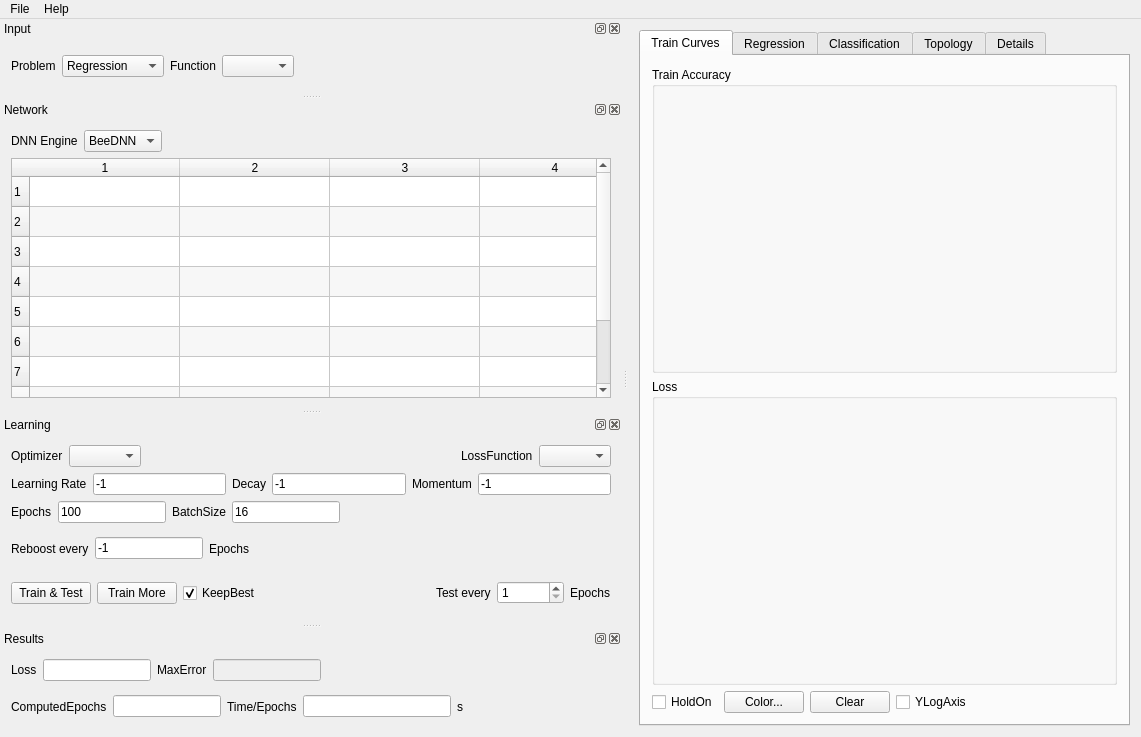
<?xml version="1.0" encoding="UTF-8"?>
<ui version="4.0">
 <class>MainWindow</class>
 <widget class="QMainWindow" name="MainWindow">
  <property name="geometry">
   <rect>
    <x>0</x>
    <y>0</y>
    <width>1141</width>
    <height>737</height>
   </rect>
  </property>
  <property name="windowTitle">
   <string>DNNLab</string>
  </property>
  <property name="documentMode">
   <bool>false</bool>
  </property>
  <widget class="QWidget" name="centralWidget">
   <layout class="QGridLayout" name="gridLayout">
    <item row="0" column="1">
     <widget class="QTabWidget" name="tabWidget">
      <property name="sizePolicy">
       <sizepolicy hsizetype="Preferred" vsizetype="Preferred">
        <horstretch>0</horstretch>
        <verstretch>0</verstretch>
       </sizepolicy>
      </property>
      <property name="currentIndex">
       <number>0</number>
      </property>
      <widget class="QWidget" name="tab">
       <attribute name="title">
        <string>Train Curves</string>
       </attribute>
       <layout class="QGridLayout" name="gridLayout_3">
        <item row="1" column="0">
         <widget class="QGroupBox" name="groupBox_2">
          <property name="title">
           <string>Loss</string>
          </property>
          <layout class="QGridLayout" name="gridLayout_10">
           <item row="0" column="0">
            <layout class="QVBoxLayout" name="layoutLossCurve"/>
           </item>
          </layout>
         </widget>
        </item>
        <item row="0" column="0">
         <widget class="QGroupBox" name="gbTrainAccuracy">
          <property name="title">
           <string>Train Accuracy</string>
          </property>
          <layout class="QGridLayout" name="gridLayout_2">
           <item row="0" column="0">
            <layout class="QVBoxLayout" name="layoutAccuracyCurve"/>
           </item>
          </layout>
         </widget>
        </item>
        <item row="2" column="0">
         <layout class="QHBoxLayout" name="horizontalLayout_7">
          <item>
           <widget class="QCheckBox" name="cbHoldOn">
            <property name="text">
             <string>HoldOn</string>
            </property>
           </widget>
          </item>
          <item>
           <widget class="QPushButton" name="buttonColor">
            <property name="text">
             <string>Color...</string>
            </property>
           </widget>
          </item>
          <item>
           <widget class="QPushButton" name="pushButton_2">
            <property name="text">
             <string>Clear</string>
            </property>
           </widget>
          </item>
          <item>
           <widget class="QCheckBox" name="cbYLogAxis">
            <property name="text">
             <string>YLogAxis</string>
            </property>
           </widget>
          </item>
          <item>
           <spacer name="horizontalSpacer_2">
            <property name="orientation">
             <enum>Qt::Horizontal</enum>
            </property>
            <property name="sizeHint" stdset="0">
             <size>
              <width>40</width>
              <height>20</height>
             </size>
            </property>
           </spacer>
          </item>
         </layout>
        </item>
       </layout>
      </widget>
      <widget class="QWidget" name="tab_2">
       <attribute name="title">
        <string>Regression</string>
       </attribute>
       <layout class="QGridLayout" name="gridLayout_5">
        <item row="0" column="0">
         <widget class="QGroupBox" name="gbRegression">
          <property name="title">
           <string>Red=truth, Blue=net output</string>
          </property>
          <layout class="QGridLayout" name="gridLayout_7">
           <item row="0" column="0">
            <layout class="QVBoxLayout" name="layoutRegression"/>
           </item>
          </layout>
         </widget>
        </item>
       </layout>
      </widget>
      <widget class="QWidget" name="tab_5">
       <attribute name="title">
        <string>Classification</string>
       </attribute>
       <layout class="QVBoxLayout" name="verticalLayout_5">
        <item>
         <layout class="QVBoxLayout" name="verticalLayout_3">
          <item>
           <widget class="QTableWidget" name="twConfusionMatrixTrain">
            <attribute name="verticalHeaderCascadingSectionResizes">
             <bool>true</bool>
            </attribute>
           </widget>
          </item>
          <item>
           <layout class="QHBoxLayout" name="horizontalLayout_8">
            <item>
             <widget class="QCheckBox" name="cbConfMatPercent">
              <property name="text">
               <string>Disp Percent</string>
              </property>
             </widget>
            </item>
            <item>
             <spacer name="horizontalSpacer_5">
              <property name="orientation">
               <enum>Qt::Horizontal</enum>
              </property>
              <property name="sizeHint" stdset="0">
               <size>
                <width>40</width>
                <height>20</height>
               </size>
              </property>
             </spacer>
            </item>
            <item>
             <widget class="QLabel" name="label_26">
              <property name="text">
               <string>TrainAccuracy</string>
              </property>
             </widget>
            </item>
            <item>
             <widget class="QLineEdit" name="leTrainAccuracy"/>
            </item>
            <item>
             <widget class="QLabel" name="label_27">
              <property name="text">
               <string>%</string>
              </property>
             </widget>
            </item>
            <item>
             <widget class="QLabel" name="label_17">
              <property name="text">
               <string>TestAccuracy</string>
              </property>
             </widget>
            </item>
            <item>
             <widget class="QLineEdit" name="leTestAccuracy"/>
            </item>
            <item>
             <widget class="QLabel" name="label_25">
              <property name="text">
               <string>%</string>
              </property>
             </widget>
            </item>
           </layout>
          </item>
         </layout>
        </item>
       </layout>
      </widget>
      <widget class="QWidget" name="tab_3">
       <attribute name="title">
        <string>Topology</string>
       </attribute>
       <layout class="QGridLayout" name="gridLayout_9">
        <item row="0" column="0">
         <widget class="QGraphicsView" name="gvTopology"/>
        </item>
       </layout>
      </widget>
      <widget class="QWidget" name="tab_4">
       <attribute name="title">
        <string>Details</string>
       </attribute>
       <layout class="QGridLayout" name="gridLayout_8">
        <item row="0" column="0">
         <widget class="QPlainTextEdit" name="peDetails"/>
        </item>
        <item row="1" column="0">
         <layout class="QHBoxLayout" name="horizontalLayout_11">
          <item>
           <widget class="QPushButton" name="pushButton_3">
            <property name="text">
             <string>Copy to ClipBoard</string>
            </property>
           </widget>
          </item>
          <item>
           <spacer name="horizontalSpacer_11">
            <property name="orientation">
             <enum>Qt::Horizontal</enum>
            </property>
            <property name="sizeHint" stdset="0">
             <size>
              <width>40</width>
              <height>20</height>
             </size>
            </property>
           </spacer>
          </item>
         </layout>
        </item>
       </layout>
      </widget>
     </widget>
    </item>
   </layout>
  </widget>
  <widget class="QMenuBar" name="menuBar">
   <property name="geometry">
    <rect>
     <x>0</x>
     <y>0</y>
     <width>1141</width>
     <height>21</height>
    </rect>
   </property>
   <widget class="QMenu" name="menuFile">
    <property name="title">
     <string>File</string>
    </property>
    <addaction name="actionNew"/>
    <addaction name="actionOpen"/>
    <addaction name="actionSave"/>
    <addaction name="actionSave_with_Score"/>
    <addaction name="actionSave_as"/>
    <addaction name="actionClose"/>
    <addaction name="separator"/>
    <addaction name="actionQuit"/>
   </widget>
   <widget class="QMenu" name="menuHelp">
    <property name="title">
     <string>Help</string>
    </property>
    <addaction name="actionAbout"/>
   </widget>
   <addaction name="menuFile"/>
   <addaction name="menuHelp"/>
  </widget>
  <widget class="QDockWidget" name="dockWidget_7">
   <property name="windowTitle">
    <string>Input</string>
   </property>
   <attribute name="dockWidgetArea">
    <number>1</number>
   </attribute>
   <widget class="QWidget" name="dockWidgetContents_7">
    <layout class="QVBoxLayout" name="verticalLayout">
     <item>
      <layout class="QHBoxLayout" name="horizontalLayout_9">
       <item>
        <widget class="QLabel" name="label_16">
         <property name="text">
          <string>Problem</string>
         </property>
        </widget>
       </item>
       <item>
        <widget class="QComboBox" name="cbProblem">
         <item>
          <property name="text">
           <string>Regression</string>
          </property>
         </item>
         <item>
          <property name="text">
           <string>Classification</string>
          </property>
         </item>
        </widget>
       </item>
       <item>
        <widget class="QLabel" name="label_6">
         <property name="text">
          <string>Function</string>
         </property>
        </widget>
       </item>
       <item>
        <widget class="QComboBox" name="cbFunction"/>
       </item>
       <item>
        <spacer name="horizontalSpacer_4">
         <property name="orientation">
          <enum>Qt::Horizontal</enum>
         </property>
         <property name="sizeHint" stdset="0">
          <size>
           <width>40</width>
           <height>20</height>
          </size>
         </property>
        </spacer>
       </item>
      </layout>
     </item>
    </layout>
   </widget>
  </widget>
  <widget class="QDockWidget" name="dockWidget">
   <property name="sizePolicy">
    <sizepolicy hsizetype="Expanding" vsizetype="Minimum">
     <horstretch>0</horstretch>
     <verstretch>0</verstretch>
    </sizepolicy>
   </property>
   <property name="windowTitle">
    <string>Network</string>
   </property>
   <attribute name="dockWidgetArea">
    <number>1</number>
   </attribute>
   <widget class="QWidget" name="dockWidgetContents">
    <layout class="QVBoxLayout" name="verticalLayout_4">
     <item>
      <layout class="QHBoxLayout" name="horizontalLayout_13">
       <item>
        <widget class="QLabel" name="label_22">
         <property name="text">
          <string>DNN Engine</string>
         </property>
        </widget>
       </item>
       <item>
        <widget class="QComboBox" name="cbEngine">
         <item>
          <property name="text">
           <string>BeeDNN</string>
          </property>
         </item>
        </widget>
       </item>
       <item>
        <spacer name="horizontalSpacer">
         <property name="orientation">
          <enum>Qt::Horizontal</enum>
         </property>
         <property name="sizeHint" stdset="0">
          <size>
           <width>40</width>
           <height>20</height>
          </size>
         </property>
        </spacer>
       </item>
      </layout>
     </item>
     <item>
      <widget class="QTableWidget" name="twNetwork">
       <property name="sizePolicy">
        <sizepolicy hsizetype="MinimumExpanding" vsizetype="Expanding">
         <horstretch>0</horstretch>
         <verstretch>60</verstretch>
        </sizepolicy>
       </property>
       <property name="minimumSize">
        <size>
         <width>600</width>
         <height>0</height>
        </size>
       </property>
       <property name="horizontalScrollBarPolicy">
        <enum>Qt::ScrollBarAlwaysOff</enum>
       </property>
       <property name="sizeAdjustPolicy">
        <enum>QAbstractScrollArea::AdjustIgnored</enum>
       </property>
       <property name="autoScroll">
        <bool>false</bool>
       </property>
       <property name="alternatingRowColors">
        <bool>true</bool>
       </property>
       <property name="gridStyle">
        <enum>Qt::SolidLine</enum>
       </property>
       <property name="cornerButtonEnabled">
        <bool>false</bool>
       </property>
       <property name="rowCount">
        <number>10</number>
       </property>
       <property name="columnCount">
        <number>4</number>
       </property>
       <attribute name="horizontalHeaderDefaultSectionSize">
        <number>150</number>
       </attribute>
       <attribute name="horizontalHeaderMinimumSectionSize">
        <number>130</number>
       </attribute>
       <attribute name="horizontalHeaderStretchLastSection">
        <bool>false</bool>
       </attribute>
       <row/>
       <row/>
       <row/>
       <row/>
       <row/>
       <row/>
       <row/>
       <row/>
       <row/>
       <row/>
       <column/>
       <column/>
       <column/>
       <column/>
      </widget>
     </item>
    </layout>
   </widget>
  </widget>
  <widget class="QDockWidget" name="dockWidget_3">
   <property name="sizePolicy">
    <sizepolicy hsizetype="Expanding" vsizetype="Minimum">
     <horstretch>0</horstretch>
     <verstretch>0</verstretch>
    </sizepolicy>
   </property>
   <property name="windowTitle">
    <string>Learning</string>
   </property>
   <attribute name="dockWidgetArea">
    <number>1</number>
   </attribute>
   <widget class="QWidget" name="dockWidgetContents_3">
    <layout class="QGridLayout" name="gridLayout_4">
     <item row="1" column="0">
      <layout class="QHBoxLayout" name="horizontalLayout_4">
       <item>
        <widget class="QLabel" name="label_9">
         <property name="text">
          <string>Learning Rate</string>
         </property>
        </widget>
       </item>
       <item>
        <widget class="QLineEdit" name="leLearningRate">
         <property name="text">
          <string>-1</string>
         </property>
        </widget>
       </item>
       <item>
        <widget class="QLabel" name="label_11">
         <property name="text">
          <string>Decay</string>
         </property>
        </widget>
       </item>
       <item>
        <widget class="QLineEdit" name="leDecay">
         <property name="enabled">
          <bool>true</bool>
         </property>
         <property name="text">
          <string>-1</string>
         </property>
        </widget>
       </item>
       <item>
        <widget class="QLabel" name="label_10">
         <property name="text">
          <string>Momentum</string>
         </property>
        </widget>
       </item>
       <item>
        <widget class="QLineEdit" name="leMomentum">
         <property name="enabled">
          <bool>true</bool>
         </property>
         <property name="text">
          <string>-1</string>
         </property>
         <property name="readOnly">
          <bool>false</bool>
         </property>
        </widget>
       </item>
      </layout>
     </item>
     <item row="2" column="0">
      <layout class="QHBoxLayout" name="horizontalLayout_3">
       <item>
        <widget class="QLabel" name="label_8">
         <property name="text">
          <string>Epochs</string>
         </property>
        </widget>
       </item>
       <item>
        <widget class="QLineEdit" name="leEpochs">
         <property name="sizePolicy">
          <sizepolicy hsizetype="Preferred" vsizetype="Fixed">
           <horstretch>0</horstretch>
           <verstretch>0</verstretch>
          </sizepolicy>
         </property>
         <property name="text">
          <string>100</string>
         </property>
        </widget>
       </item>
       <item>
        <widget class="QLabel" name="label_7">
         <property name="text">
          <string>BatchSize</string>
         </property>
        </widget>
       </item>
       <item>
        <widget class="QLineEdit" name="leBatchSize">
         <property name="enabled">
          <bool>true</bool>
         </property>
         <property name="sizePolicy">
          <sizepolicy hsizetype="Preferred" vsizetype="Fixed">
           <horstretch>0</horstretch>
           <verstretch>0</verstretch>
          </sizepolicy>
         </property>
         <property name="text">
          <string>16</string>
         </property>
        </widget>
       </item>
       <item>
        <spacer name="horizontalSpacer_9">
         <property name="orientation">
          <enum>Qt::Horizontal</enum>
         </property>
         <property name="sizeHint" stdset="0">
          <size>
           <width>40</width>
           <height>20</height>
          </size>
         </property>
        </spacer>
       </item>
      </layout>
     </item>
     <item row="3" column="0">
      <layout class="QHBoxLayout" name="horizontalLayout_6">
       <item>
        <widget class="QLabel" name="label_4">
         <property name="text">
          <string>Reboost every</string>
         </property>
        </widget>
       </item>
       <item>
        <widget class="QLineEdit" name="leReboost">
         <property name="enabled">
          <bool>true</bool>
         </property>
         <property name="sizePolicy">
          <sizepolicy hsizetype="Preferred" vsizetype="Fixed">
           <horstretch>0</horstretch>
           <verstretch>0</verstretch>
          </sizepolicy>
         </property>
         <property name="text">
          <string>-1</string>
         </property>
        </widget>
       </item>
       <item>
        <widget class="QLabel" name="label_14">
         <property name="text">
          <string>Epochs</string>
         </property>
        </widget>
       </item>
       <item>
        <spacer name="horizontalSpacer_12">
         <property name="orientation">
          <enum>Qt::Horizontal</enum>
         </property>
         <property name="sizeHint" stdset="0">
          <size>
           <width>40</width>
           <height>20</height>
          </size>
         </property>
        </spacer>
       </item>
      </layout>
     </item>
     <item row="4" column="0">
      <layout class="QHBoxLayout" name="horizontalLayout_12">
       <item>
        <widget class="QPushButton" name="pushButton">
         <property name="text">
          <string>Train &amp;&amp; Test</string>
         </property>
        </widget>
       </item>
       <item>
        <widget class="QPushButton" name="btnTrainMore">
         <property name="text">
          <string>Train More</string>
         </property>
        </widget>
       </item>
       <item>
        <widget class="QCheckBox" name="cbKeepBest">
         <property name="text">
          <string>KeepBest</string>
         </property>
         <property name="checked">
          <bool>true</bool>
         </property>
        </widget>
       </item>
       <item>
        <spacer name="horizontalSpacer_6">
         <property name="orientation">
          <enum>Qt::Horizontal</enum>
         </property>
         <property name="sizeHint" stdset="0">
          <size>
           <width>40</width>
           <height>20</height>
          </size>
         </property>
        </spacer>
       </item>
       <item>
        <widget class="QLabel" name="label_3">
         <property name="text">
          <string>Test every</string>
         </property>
        </widget>
       </item>
       <item>
        <widget class="QSpinBox" name="sbTestEveryEpochs">
         <property name="enabled">
          <bool>true</bool>
         </property>
         <property name="minimum">
          <number>1</number>
         </property>
         <property name="maximum">
          <number>100000</number>
         </property>
         <property name="value">
          <number>1</number>
         </property>
        </widget>
       </item>
       <item>
        <widget class="QLabel" name="label_15">
         <property name="text">
          <string>Epochs</string>
         </property>
        </widget>
       </item>
      </layout>
     </item>
     <item row="0" column="0">
      <layout class="QHBoxLayout" name="horizontalLayout">
       <item>
        <widget class="QLabel" name="label">
         <property name="text">
          <string>Optimizer</string>
         </property>
        </widget>
       </item>
       <item>
        <widget class="QComboBox" name="cbOptimizer">
         <property name="currentIndex">
          <number>-1</number>
         </property>
        </widget>
       </item>
       <item>
        <spacer name="horizontalSpacer_10">
         <property name="orientation">
          <enum>Qt::Horizontal</enum>
         </property>
         <property name="sizeHint" stdset="0">
          <size>
           <width>40</width>
           <height>20</height>
          </size>
         </property>
        </spacer>
       </item>
       <item>
        <widget class="QLabel" name="label_2">
         <property name="text">
          <string>LossFunction</string>
         </property>
        </widget>
       </item>
       <item>
        <widget class="QComboBox" name="cbLossFunction">
         <property name="enabled">
          <bool>true</bool>
         </property>
        </widget>
       </item>
      </layout>
     </item>
    </layout>
   </widget>
  </widget>
  <widget class="QDockWidget" name="dockWidget_4">
   <property name="sizePolicy">
    <sizepolicy hsizetype="Expanding" vsizetype="Minimum">
     <horstretch>0</horstretch>
     <verstretch>0</verstretch>
    </sizepolicy>
   </property>
   <property name="windowTitle">
    <string>Results</string>
   </property>
   <attribute name="dockWidgetArea">
    <number>1</number>
   </attribute>
   <widget class="QWidget" name="dockWidgetContents_4">
    <layout class="QGridLayout" name="gridLayout_6">
     <item row="1" column="0">
      <layout class="QHBoxLayout" name="horizontalLayout_5">
       <item>
        <widget class="QLabel" name="label_13">
         <property name="text">
          <string>ComputedEpochs</string>
         </property>
        </widget>
       </item>
       <item>
        <widget class="QLineEdit" name="leComputedEpochs">
         <property name="sizePolicy">
          <sizepolicy hsizetype="Preferred" vsizetype="Fixed">
           <horstretch>0</horstretch>
           <verstretch>0</verstretch>
          </sizepolicy>
         </property>
        </widget>
       </item>
       <item>
        <widget class="QLabel" name="label_23">
         <property name="text">
          <string>Time/Epochs</string>
         </property>
        </widget>
       </item>
       <item>
        <widget class="QLineEdit" name="leTimeByEpoch"/>
       </item>
       <item>
        <widget class="QLabel" name="label_24">
         <property name="text">
          <string>s</string>
         </property>
        </widget>
       </item>
       <item>
        <spacer name="horizontalSpacer_7">
         <property name="orientation">
          <enum>Qt::Horizontal</enum>
         </property>
         <property name="sizeHint" stdset="0">
          <size>
           <width>40</width>
           <height>20</height>
          </size>
         </property>
        </spacer>
       </item>
      </layout>
     </item>
     <item row="0" column="0">
      <layout class="QHBoxLayout" name="horizontalLayout_2">
       <item>
        <widget class="QLabel" name="label_5">
         <property name="text">
          <string>Loss</string>
         </property>
        </widget>
       </item>
       <item>
        <widget class="QLineEdit" name="leMSE">
         <property name="sizePolicy">
          <sizepolicy hsizetype="Preferred" vsizetype="Fixed">
           <horstretch>0</horstretch>
           <verstretch>0</verstretch>
          </sizepolicy>
         </property>
         <property name="readOnly">
          <bool>true</bool>
         </property>
        </widget>
       </item>
       <item>
        <widget class="QLabel" name="label_12">
         <property name="text">
          <string>MaxError</string>
         </property>
        </widget>
       </item>
       <item>
        <widget class="QLineEdit" name="leMaxError">
         <property name="enabled">
          <bool>false</bool>
         </property>
         <property name="sizePolicy">
          <sizepolicy hsizetype="Preferred" vsizetype="Fixed">
           <horstretch>0</horstretch>
           <verstretch>0</verstretch>
          </sizepolicy>
         </property>
         <property name="readOnly">
          <bool>false</bool>
         </property>
        </widget>
       </item>
       <item>
        <spacer name="horizontalSpacer_8">
         <property name="orientation">
          <enum>Qt::Horizontal</enum>
         </property>
         <property name="sizeHint" stdset="0">
          <size>
           <width>40</width>
           <height>20</height>
          </size>
         </property>
        </spacer>
       </item>
      </layout>
     </item>
    </layout>
   </widget>
  </widget>
  <action name="actionQuit">
   <property name="text">
    <string>Exit</string>
   </property>
  </action>
  <action name="actionAbout">
   <property name="text">
    <string>About</string>
   </property>
  </action>
  <action name="actionNew">
   <property name="enabled">
    <bool>true</bool>
   </property>
   <property name="text">
    <string>New</string>
   </property>
  </action>
  <action name="actionOpen">
   <property name="enabled">
    <bool>true</bool>
   </property>
   <property name="text">
    <string>Open...</string>
   </property>
  </action>
  <action name="actionSave">
   <property name="enabled">
    <bool>true</bool>
   </property>
   <property name="text">
    <string>Save</string>
   </property>
  </action>
  <action name="actionSave_as">
   <property name="enabled">
    <bool>true</bool>
   </property>
   <property name="text">
    <string>Save as...</string>
   </property>
  </action>
  <action name="actionClose">
   <property name="enabled">
    <bool>true</bool>
   </property>
   <property name="text">
    <string>Close</string>
   </property>
  </action>
  <action name="actionSave_with_Score">
   <property name="enabled">
    <bool>true</bool>
   </property>
   <property name="text">
    <string>Save with Score</string>
   </property>
  </action>
 </widget>
 <layoutdefault spacing="6" margin="11"/>
 <resources/>
 <connections/>
</ui>
